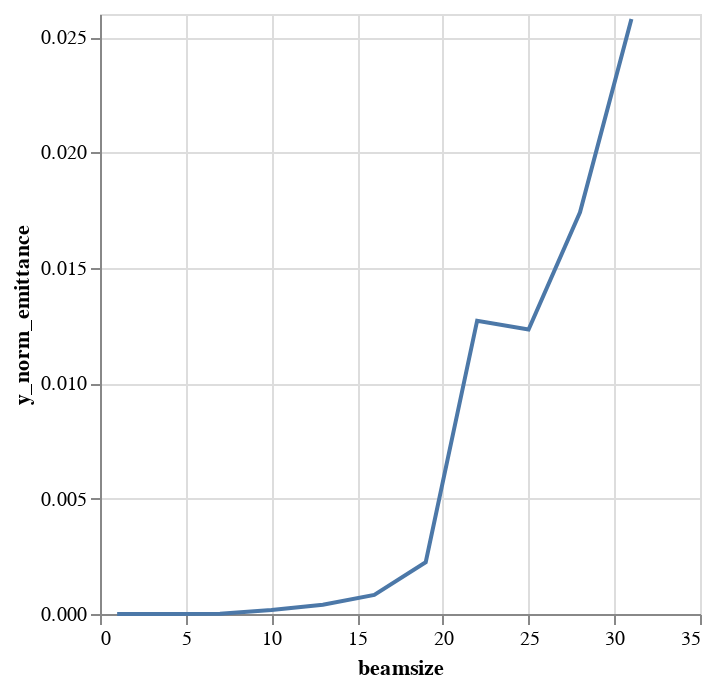

Notebook code for this chart:
### Code cell
alt.Chart(emit_df).mark_line().encode(
    x='beamsize',
    y='y_norm_emittance',
)

### Figure 1 — Vega-Lite specification as saved in the notebook (floating-point values rounded to 4 significant figures)
{"$schema": "https://vega.github.io/schema/vega-lite/v1.2.1.json", "data": {"values": [{"beamsize": 1, "losses": 0, "relbeta": 0.002308, "sourceID": 16777217, "sourceName": "bs_1", "x_emittance": 0.002868, "x_norm_emittance": 6.62e-06, "y_emittance": 7.938e-06, "y_norm_emittance": 1.832e-08}, {"beamsize": 4, "losses": 0, "relbeta": 0.002308, "sourceID": 16777218, "sourceName": "bs_4", "x_emittance": 0.1042, "x_norm_emittance": 0.0002406, "y_emittance": 0.0008403, "y_norm_emittance": 1.94e-06}, {"beamsize": 7, "losses": 0, "relbeta": 0.002308, "sourceID": 16777219, "sourceName": "bs_7", "x_emittance": 0.632, "x_norm_emittance": 0.001459, "y_emittance": 0.006782, "y_norm_emittance": 1.566e-05}, {"beamsize": 10, "losses": 0, "relbeta": 0.002308, "sourceID": 16777220, "sourceName": "bs_10", "x_emittance": 1.866, "x_norm_emittance": 0.004307, "y_emittance": 0.07588, "y_norm_emittance": 0.0001752}, {"beamsize": 13, "losses": 2, "relbeta": 0.002308, "sourceID": 16777221, "sourceName": "bs_13", "x_emittance": 4.984, "x_norm_emittance": 0.01151, "y_emittance": 0.1732, "y_norm_emittance": 0.0003998}, {"beamsize": 16, "losses": 13, "relbeta": 0.002308, "sourceID": 16777222, "sourceName": "bs_16", "x_emittance": 9.491, "x_norm_emittance": 0.02191, "y_emittance": 0.3577, "y_norm_emittance": 0.0008257}, {"beamsize": 19, "losses": 38, "relbeta": 0.002308, "sourceID": 16777223, "sourceName": "bs_19", "x_emittance": 16.16, "x_norm_emittance": 0.0373, "y_emittance": 0.9717, "y_norm_emittance": 0.002243}, {"beamsize": 22, "losses": 64, "relbeta": 0.002308, "sourceID": 16777224, "sourceName": "bs_22", "x_emittance": 16.7, "x_norm_emittance": 0.03856, "y_emittance": 5.506, "y_norm_emittance": 0.01271}, {"beamsize": 25, "losses": 117, "relbeta": 0.002308, "sourceID": 16777225, "sourceName": "bs_25", "x_emittance": 22.03, "x_norm_emittance": 0.05085, "y_emittance": 5.34, "y_norm_emittance": 0.01233}, {"beamsize": 28, "losses": 163, "relbeta": 0.002308, "sourceID": 16777226, "sourceName": "bs_28", "x_emittance": 22.84, "x_norm_emittance": 0.05272, "y_emittance": 7.541, "y_norm_emittance": 0.01741}, {"beamsize": 31, "losses": 200, "relbeta": 0.002308, "sourceID": 16777227, "sourceName": "bs_31", "x_emittance": 22.91, "x_norm_emittance": 0.05289, "y_emittance": 11.17, "y_norm_emittance": 0.02578}]}, "encoding": {"x": {"field": "beamsize", "type": "quantitative"}, "y": {"field": "y_norm_emittance", "type": "quantitative"}}, "mark": "line"}
